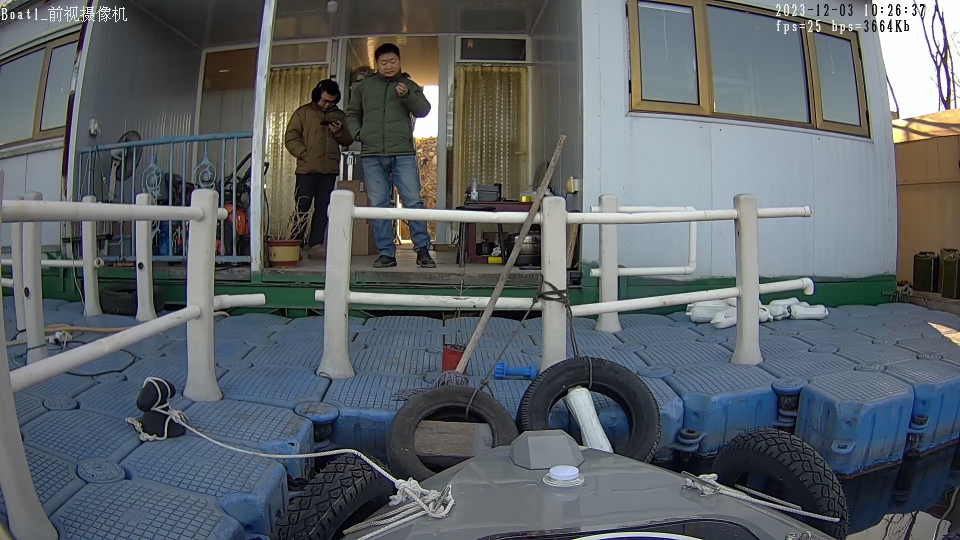
#> input picture ship1111.jpg, 1920 x 1080 px (shown at 1/2 size)
$ python create_mask.py
#> lines starting #> are read from the running program, lines starting #| are printed output that depends on the picture; after the words box and inside, x2 and y2 are one past the last pixel; in counts of white or black regions, pixels touching at a corner belong together
from PIL import Image, ImageDraw

def create_image(width, height):
    # 创建一张空白的白色图片
#> called with width = 1920, height = 1080
    image = Image.new("RGB", (width, height), (255, 255, 255))
#> image: PIL image 1920x1080 RGB; every value is 255
    return image

def draw_black_shapes(image, black_shapes):
    draw = ImageDraw.Draw(image)

    for shape in black_shapes:
        if shape['type'] == 'rectangle':
            draw.rectangle(shape['coordinates'], fill=(0, 0, 0))
        elif shape['type'] == 'triangle':
            draw.polygon(shape['coordinates'], fill=(0, 0, 0))

    del draw

def save_image(image, filename):
    image.save(filename)

def merge_images(bw_image, rgb_image, output_path):
    if bw_image.size != rgb_image.size:
        raise ValueError("Image sizes do not match.")

    # 将黑白图转换为RGBA模式，A通道用于透明度
    bw_image_rgba = bw_image.convert("RGBA")

    # 将黑色区域设为透明
    bw_data = bw_image_rgba.getdata()
    new_data = [(100, 0, 0, 100) if pixel[0] == 0 else (0, 100, 0, 100) for pixel in bw_data]
    bw_image_rgba.putdata(new_data)

    # 合并两张图像
    merged_image = Image.alpha_composite(rgb_image.convert("RGBA"), bw_image_rgba)

    # 保存合并后的图像
    merged_image.save(output_path, "PNG")

if __name__ == "__main__":
    width, height = 1920, 1080

    #初始mask，全白
    mask = create_image(width, height)

    # 定义绘制字典
    black_shapes = [
        {'type': 'rectangle', 'coordinates': [0, 0, 260, 50]},
        {'type': 'rectangle', 'coordinates': [1550, 0, 1920, 76]},
        # {'type': 'rectangle', 'coordinates': [0, 1000, 550, 1080]},
        # {'type': 'rectangle', 'coordinates': [550, 800, 1720, 1080]},
        {'type': 'triangle', 'coordinates': [(1111, 810), (530, 1080), (1793, 1080)]},
        {'type': 'triangle', 'coordinates': [(580, 900), (530, 1080), (1100, 900)]},
        {'type': 'triangle', 'coordinates': [(1250, 890), (1630, 830), (1750, 1080)]},


        # Add more shapes...
    ]
    # 绘制
    draw_black_shapes(mask, black_shapes)
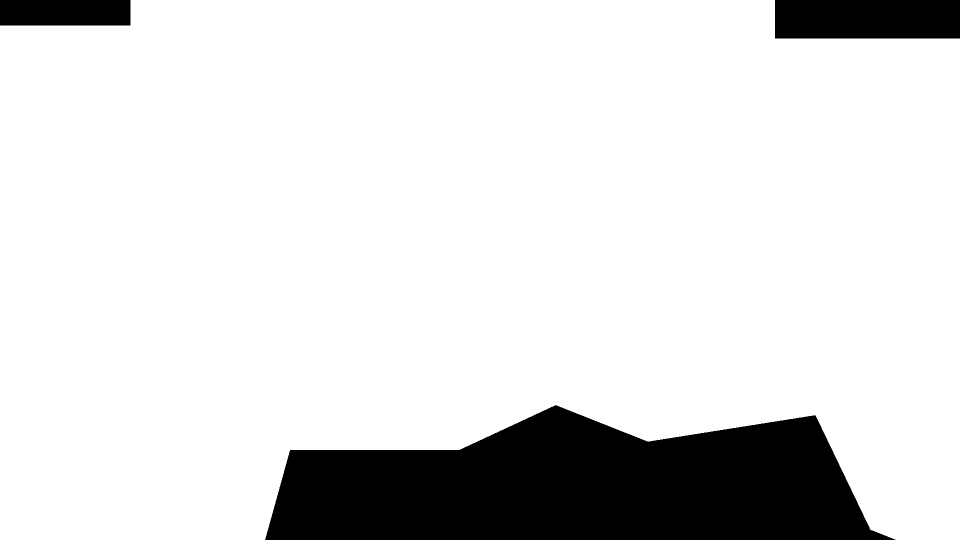
#> mask: PIL image 1920x1080 RGB (shown at 1/2 size); 86.3% white; 3 black regions, box (x1, y1, x2, y2) and area: (530, 810, 1791, 1080) 241970, (1550, 0, 1920, 77) 28490, (0, 0, 261, 51) 13311

    img = Image.open('ship1111.jpg')
#> img is the input picture: PIL image 1920x1080 RGB; mean R, G, B 93.1, 99.7, 104.3

    merge_images(mask, img, 'merged.png')
#> in merge_images, `new_data = [(100, 0, 0, 100) if pixel[0] == 0 else (0, 100, 0, 100) fo..`: new_data = 2073600 items
#> in merge_images, `bw_image_rgba.putdata(new_data)`:
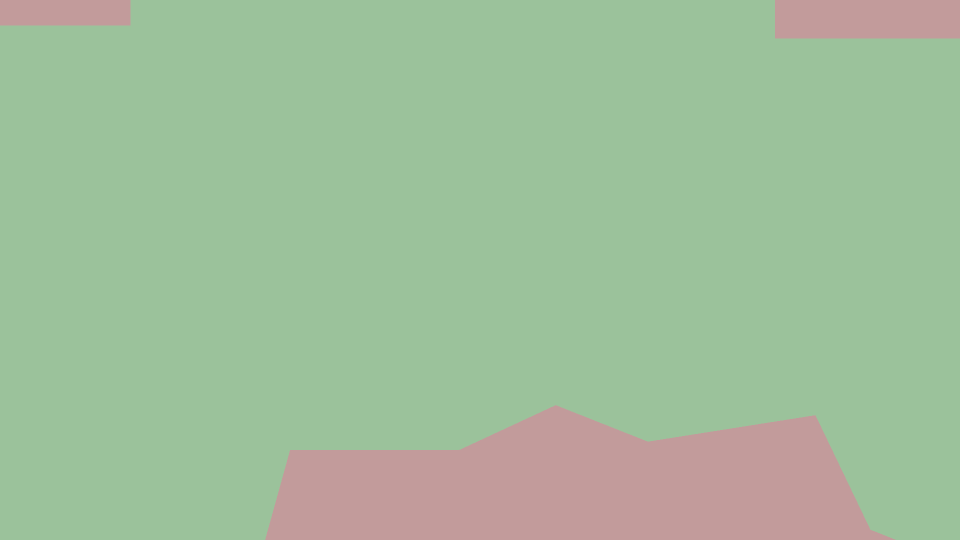
#> bw_image_rgba: PIL image 1920x1080 RGBA (shown at 1/2 size); mean R, G, B, A 13.7, 86.3, 0, 100; transparent parts drawn white
#> in merge_images, `merged_image = Image.alpha_composite(rgb_image.convert("RGBA"), bw_ima..`:
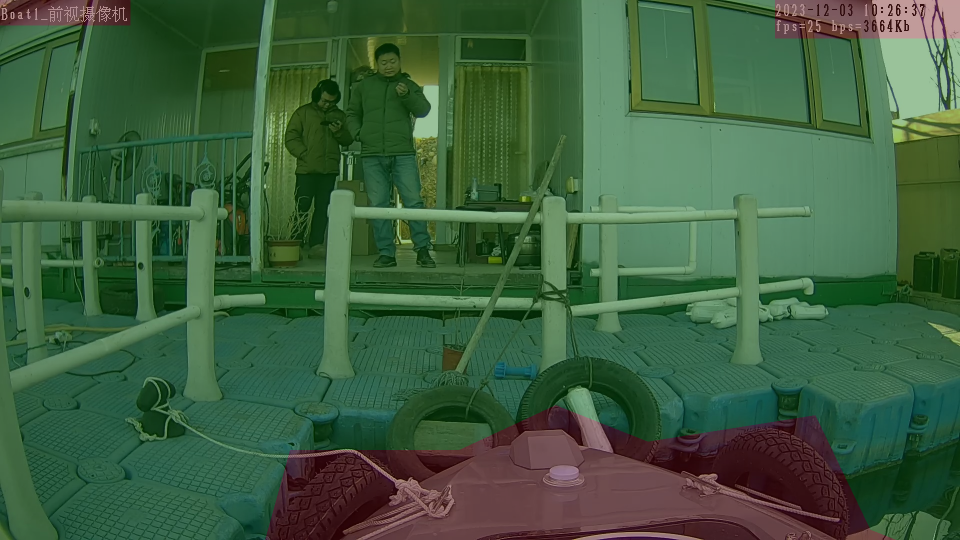
#> merged_image: PIL image 1920x1080 RGBA (shown at 1/2 size); mean R, G, B, A 62, 94.5, 63.4, 255

    save_image(mask, "mask.jpg")

$ run again, with 1.jpg copied over ship1111.jpg
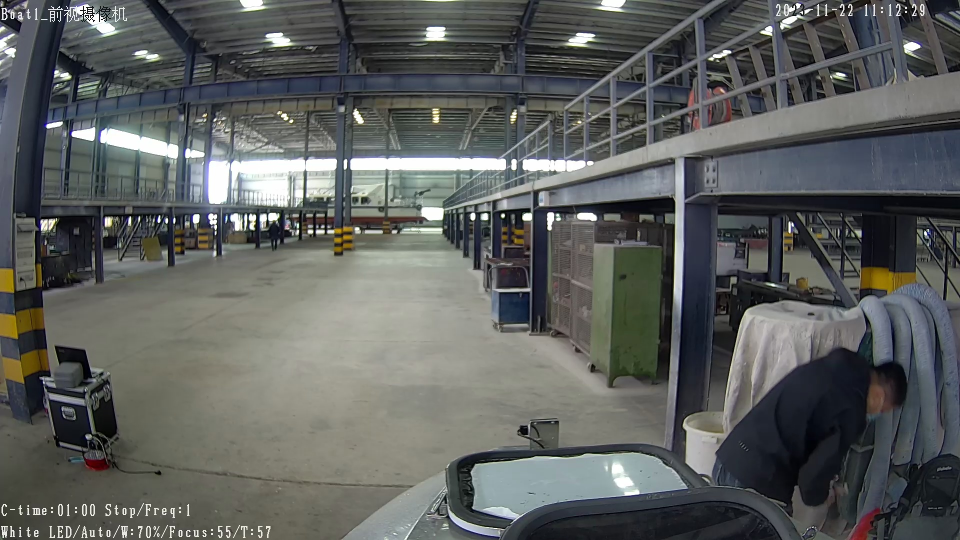
#> input picture 1.jpg, 1920 x 1080 px (shown at 1/2 size)
#> image: PIL image 1920x1080 RGB; every value is 255
#> mask: PIL image 1920x1080 RGB; 86.3% white; 3 black regions, box (x1, y1, x2, y2) and area: (530, 810, 1791, 1080) 241970, (1550, 0, 1920, 77) 28490, (0, 0, 261, 51) 13311
#> img is the input picture: PIL image 1920x1080 RGB; mean R, G, B 92.9, 95.5, 93.8
#> new_data = 2073600 items
#> in merge_images, `merged_image = Image.alpha_composite(rgb_image.convert("RGBA"), bw_ima..`:
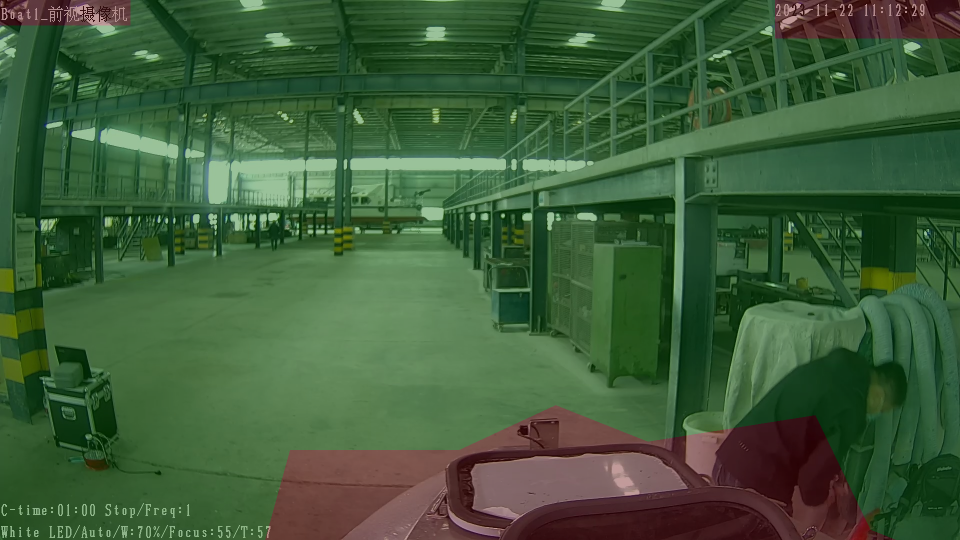
#> merged_image: PIL image 1920x1080 RGBA (shown at 1/2 size); mean R, G, B, A 61.8, 91.9, 57, 255
